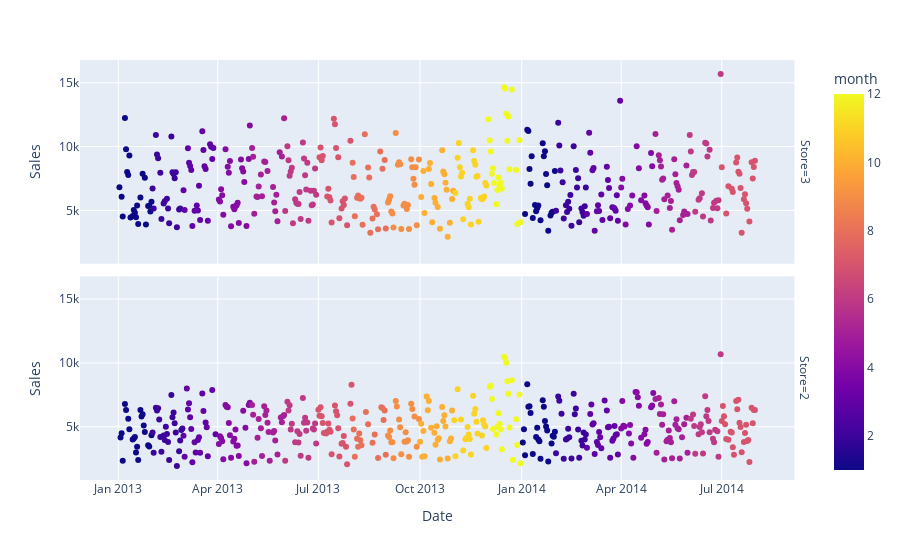

Notebook code cell kept with this figure:
### Code cell
shop2 = (dt_eng_nomissing.loc[:, "Store"]==2) | (dt_eng_nomissing.loc[:, "Store"]==3) 
px.scatter(dt_eng_nomissing[shop2], x="Date", y="Sales",  facet_row='Store', color="month", hover_name="firstdaysweek13")

### Figure 1 — Plotly figure (JSON) as saved in the notebook; plotly's stock layout.template omitted (floating-point values rounded to 4 significant figures; data arrays with more than 128 entries replaced by an {"elided": "..."} marker saying what was removed)
{"data": [{"hovertemplate": "<b>%{hovertext}</b><br><br>Store=3<br>Date=%{x}<br>Sales=%{y}<br>month=%{marker.color}<extra></extra>", "hovertext": {"elided": "408 str values"}, "legendgroup": "", "marker": {"color": {"elided": "408 int values"}, "coloraxis": "coloraxis", "symbol": "circle"}, "mode": "markers", "name": "", "orientation": "v", "showlegend": false, "type": "scatter", "x": {"elided": "408 str values"}, "xaxis": "x2", "y": {"elided": "408 int values"}, "yaxis": "y2"}, {"hovertemplate": "<b>%{hovertext}</b><br><br>Store=2<br>Date=%{x}<br>Sales=%{y}<br>month=%{marker.color}<extra></extra>", "hovertext": {"elided": "413 str values"}, "legendgroup": "", "marker": {"color": {"elided": "413 int values"}, "coloraxis": "coloraxis", "symbol": "circle"}, "mode": "markers", "name": "", "orientation": "v", "showlegend": false, "type": "scatter", "x": {"elided": "413 str values"}, "xaxis": "x", "y": {"elided": "413 int values"}, "yaxis": "y"}], "layout": {"annotations": [{"font": {}, "showarrow": false, "text": "Store=2", "textangle": 90, "x": 0.98, "xanchor": "left", "xref": "paper", "y": 0.2425, "yanchor": "middle", "yref": "paper"}, {"font": {}, "showarrow": false, "text": "Store=3", "textangle": 90, "x": 0.98, "xanchor": "left", "xref": "paper", "y": 0.7575, "yanchor": "middle", "yref": "paper"}], "autosize": true, "coloraxis": {"colorbar": {"title": {"text": "month"}}, "colorscale": [[0, "#0d0887"], [0.1111, "#46039f"], [0.2222, "#7201a8"], [0.3333, "#9c179e"], [0.4444, "#bd3786"], [0.5556, "#d8576b"], [0.6667, "#ed7953"], [0.7778, "#fb9f3a"], [0.8889, "#fdca26"], [1, "#f0f921"]]}, "legend": {"tracegroupgap": 0}, "margin": {"t": 60}, "xaxis": {"anchor": "y", "autorange": true, "domain": [0, 0.98], "range": ["2012-11-28 11:55:02.8454", "2014-09-03 12:04:57.1546"], "title": {"text": "Date"}, "type": "date"}, "xaxis2": {"anchor": "y2", "autorange": true, "domain": [0, 0.98], "matches": "x", "range": ["2012-11-28 11:55:02.8454", "2014-09-03 12:04:57.1546"], "showticklabels": false, "type": "date"}, "yaxis": {"anchor": "x", "autorange": true, "domain": [0, 0.485], "range": [505.9, 17100.0], "title": {"text": "Sales"}, "type": "linear"}, "yaxis2": {"anchor": "x2", "autorange": true, "domain": [0.515, 1], "matches": "y", "range": [505.9, 17100.0], "title": {"text": "Sales"}, "type": "linear"}}}
